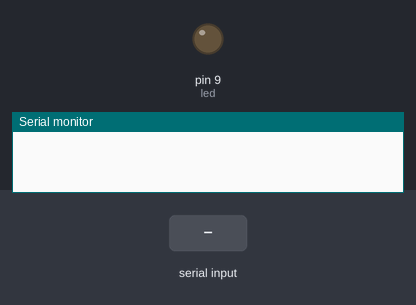
A sketch run on a simulated Arduino Uno, built with avr-gcc and run on an emulated ATmega328P. Parts: output pins drawn as LEDs (lit = HIGH), the last lines printed to the serial monitor. The test bench sets the inputs (shaded band).

Above: at 1.2 s.
1.3 s: "on\n" received over Serial
At 2.5 s:
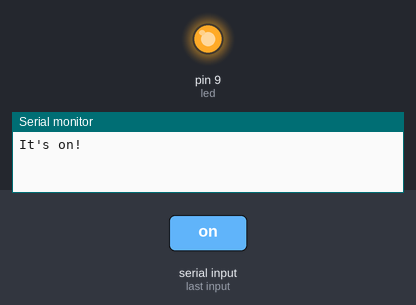
2.8 s: "off\n" received over Serial
At 3.7 s:
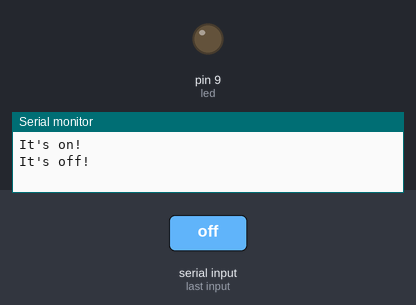
Timing chart, 0 to 5.8 s (numbered marks = the images above; inputs shaded):
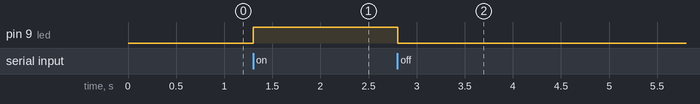

The sketch:

sketch_oct17a.ino
```cpp
String command;
int led = 9;

void setup() {
    Serial.begin(9600);
    pinMode(led, OUTPUT);
}

void loop() {
    if(Serial.available()){
        command = Serial.readStringUntil('\n');
        if(command.equals("on")) {
          digitalWrite(led, HIGH);
          Serial.println("It's on!");
        }
        if(command.equals("off")) {
          digitalWrite(led, LOW);
          Serial.println("It's off!");
        }

    }
}
```

Measured:
- after the input at 1.3 s, pin 9 (led): LOW → HIGH at once
- after the input at 2.8 s, pin 9 (led): HIGH → LOW at once
